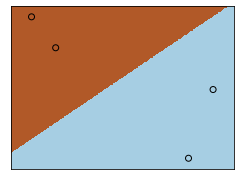

Source code (Python):
# -*- coding: utf-8 -*-
"""
Created on Sat May  2 16:14:42 2020

@author: VATSAL SHAH
"""
import numpy as np
from sklearn.linear_model import *
import matplotlib.pyplot as plt
import random

X = np.array([[4.85, 9.63],
              [8.62, 3.23],
              [5.43, 8.23],
              [9.21, 6.34]])
Y = np.array([1, 0, 1, 0])

clf = LogisticRegression()
clf.fit(X,Y)
x_min, x_max = X[:, 0].min() - .5, X[:, 0].max() + .5
y_min, y_max = X[:, 1].min() - .5, X[:, 1].max() + .5
h = .02  # step size in the mesh
xx, yy = np.meshgrid(np.arange(x_min, x_max, h), np.arange(y_min, y_max, h))
Z = clf.predict(np.c_[xx.ravel(), yy.ravel()])

Z = Z.reshape(xx.shape)
plt.figure(1, figsize=(4, 3))
plt.pcolormesh(xx, yy, Z, cmap=plt.cm.Paired)

# Plot also the training points
plt.scatter(X[:, 0], X[:, 1], c=Y, edgecolors='k', cmap=plt.cm.Paired)


plt.xlim(xx.min(), xx.max())
plt.ylim(yy.min(), yy.max())
plt.xticks(())
plt.yticks(())

plt.show()
